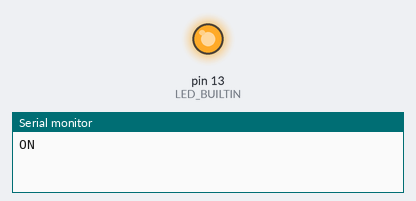
A sketch run on a simulated Arduino Uno, built with avr-gcc and run on an emulated ATmega328P. Parts: output pins drawn as LEDs (lit = HIGH), the last lines printed to the serial monitor.

Above: at 0.2 s.
At 5.2 s:
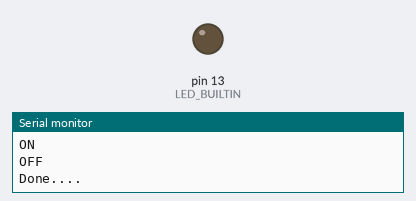
Timing chart, 0 to 7.8 s (numbered marks = the images above):
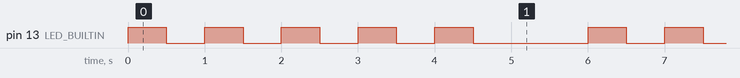

Measured:
- by itself, pin 13 (LED_BUILTIN): repeats every 6.0 s: 4 × (LOW 0.50 s, HIGH 0.50 s), LOW 1.5 s, HIGH 0.50 s
- by itself, everything shown: repeats every 6.0 s, in 10 steps

The sketch:

Learn-8.ino
```cpp
void blinkLED(int count, int delayTime) {
  for (int i = 0; i < count; i++) {
    digitalWrite(LED_BUILTIN, HIGH);
    Serial.println("ON");
    delay(delayTime);
    digitalWrite(LED_BUILTIN, LOW);
    Serial.println("OFF");
    delay(delayTime);
  }
}

void setup() {
  pinMode(LED_BUILTIN, OUTPUT);
  Serial.begin(115200);
}

void loop() {
  blinkLED(5, 500);
  Serial.println("Done....");
  delay(1000);

  // blinkLED(5, 500);
  // delay(2000);
}
```
